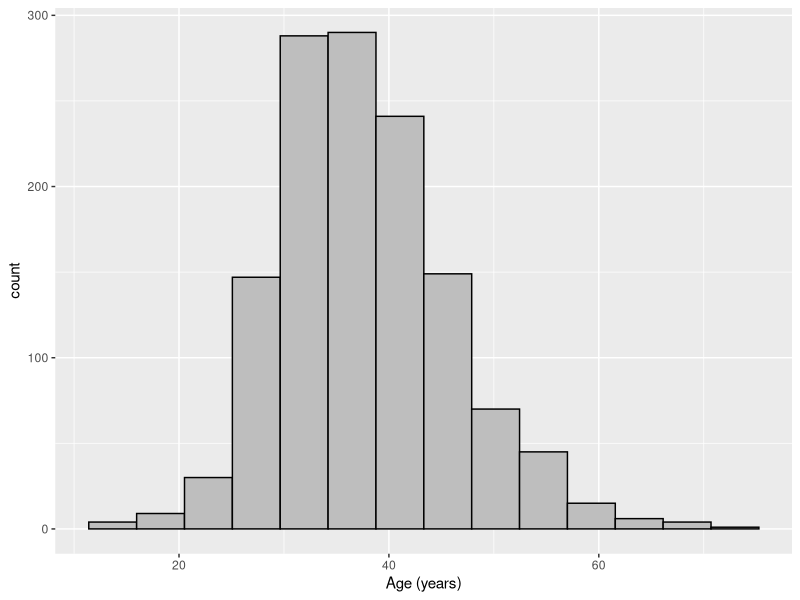
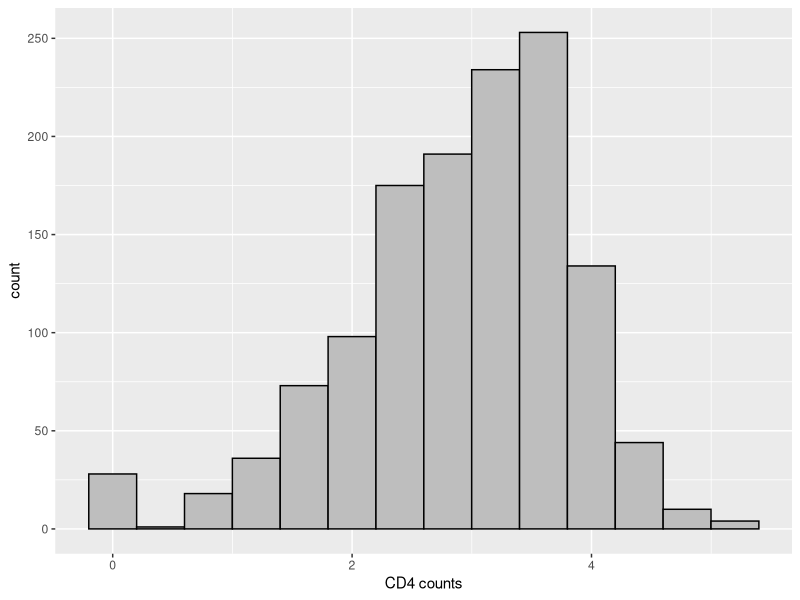
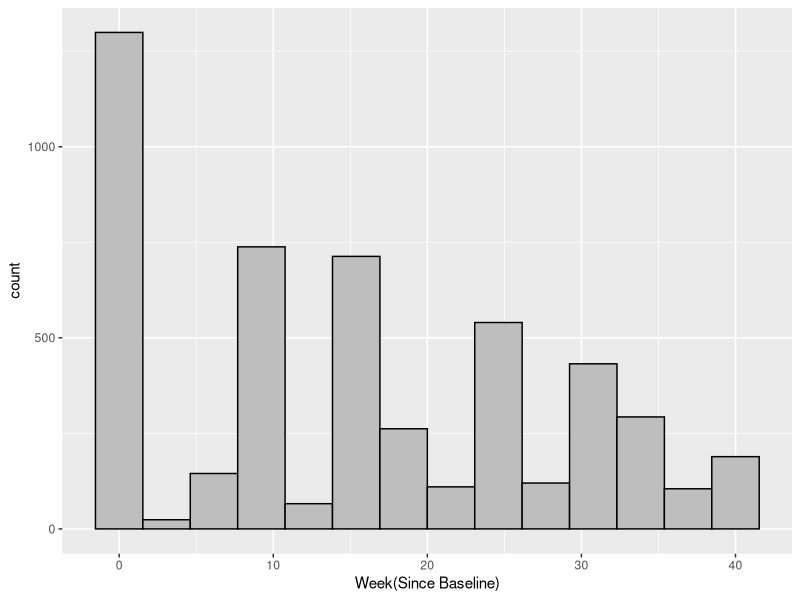
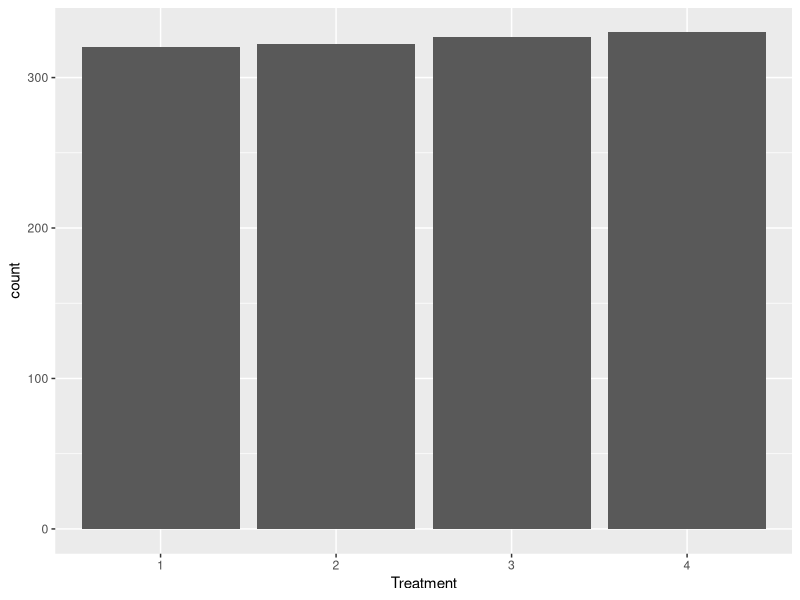
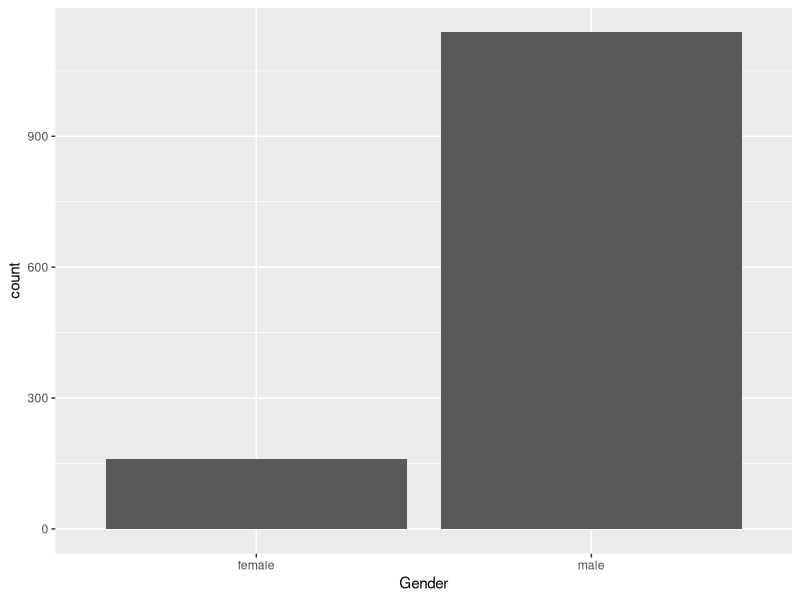
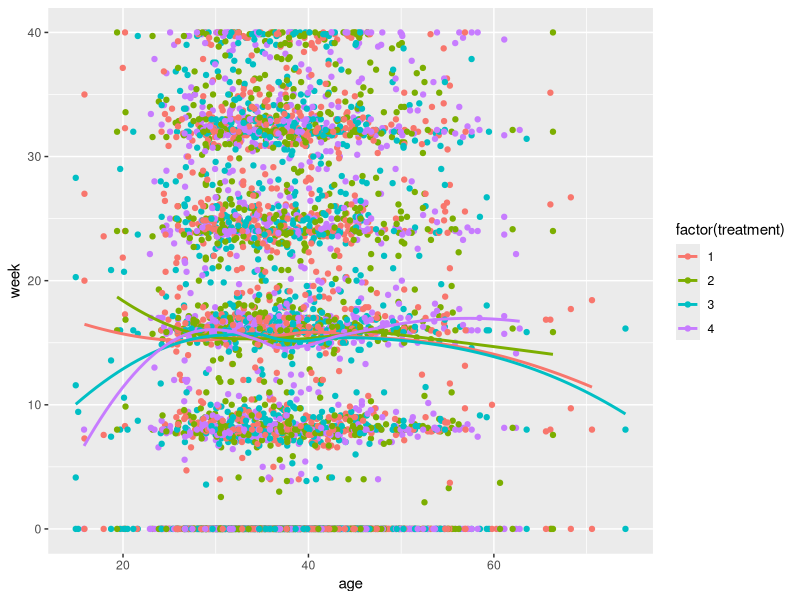
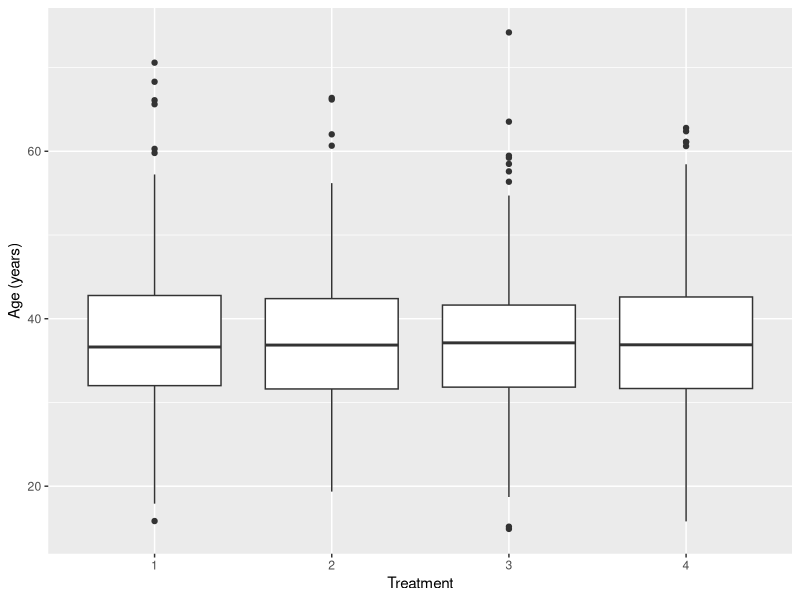
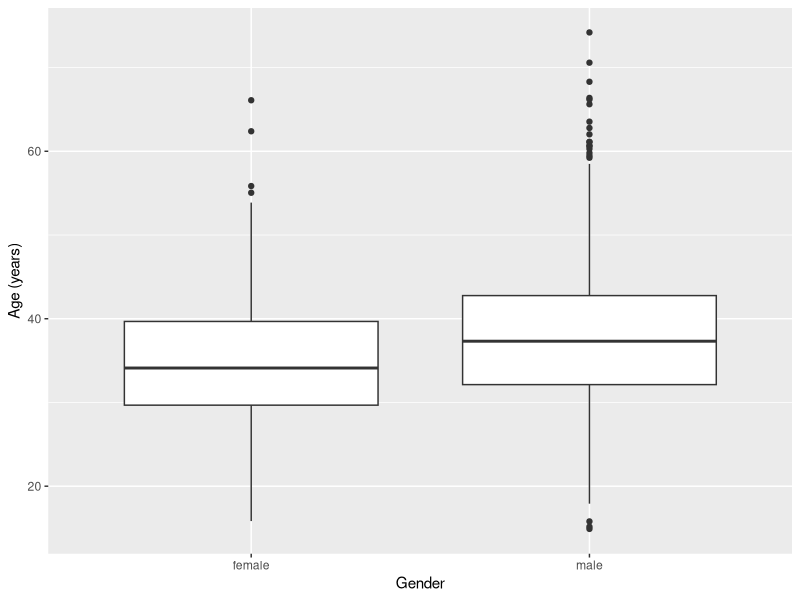

Here is the R script that generated these plots, in order: (Note: a time limit stopped this script after it produced the figures.)
## ---- chunk 1
knitr::opts_chunk$set(echo = TRUE)
## ---- chunk 2
library(tidyverse)
library(ggplot2)
library(GGally)
library(nlme)
library(mgcv)
aids <- read.csv("aids.csv")
aids <- aids %>%
  mutate(treatment = as.factor(treatment), 
         gender = as.factor(gender))
## ---- chunk 3
#Create subset of aids dataset with only baseline
new_aids <- subset(aids, week == 0.0000, 
                  select=c(id:log_cd4 ))
# 1. Number of subjects and covariates available in the dataset --------
aids %>%
  count(id) %>%
  pull(n) %>%
  summary()

aids %>%
  count(id) %>%
  count(n)

n_distinct(aids$id)
#- 1309 subjects.

#- 4 covariates: treatment, week, age, gender
## ---- chunk 4
#2. Univariate summaries (numerical and graphical) of each covariate --------
summary(new_aids)
summary(aids)

#Age
new_aids %>% 
  ggplot(aes(x = age)) +
  geom_histogram(bins = 14, color = "black", fill = "gray") +
  labs(x = "Age (years)")
#log_cd4
new_aids %>% 
  ggplot(aes(x = log_cd4)) +
  geom_histogram(bins = 14, color = "black", fill = "gray") +
  labs(x = "CD4 counts")
#Week
aids %>% 
  ggplot(aes(x = week)) +
  geom_histogram(bins = 14, color = "black", fill = "gray") +
  labs(x = "Week(Since Baseline)")
#Treatment
new_aids %>% 
  ggplot(aes(x = factor(treatment))) +
  geom_bar() +
  labs(x = "Treatment")
#Gender
new_aids %>% 
  ggplot(aes(x = factor(gender))) +
  geom_bar() +
  labs(x = "Gender")
## ---- chunk 5
#3.Bivariate summaries (numerical and graphical) of variables in the dataset.----
#Week Vs. Age  
aids %>% 
  ggplot(aes(x = age, y = week, color = factor(treatment))) +
  geom_point() +
  geom_smooth(formula = 'y ~ x', method = "loess", se = FALSE)
  labs(x = "Age (years)", y = "Week")
#Treatment Vs. Age
new_aids %>% 
  ggplot(aes(x = factor(treatment), y = age)) +
  geom_boxplot() +
  geom_smooth(method = "lm", se = FALSE) +
  labs(x = "Treatment", y = "Age (years)")
#Gender Vs. Age
new_aids %>% 
  ggplot(aes(x = factor(gender), y = age)) +
  geom_boxplot() +
  labs(x = "Gender", y = "Age (years)")
#Treatment Vs. Gender
new_aids %>% 
  ggplot(aes(x = factor(treatment), fill = factor(gender))) +
  geom_bar(position = "dodge2") +
  labs(x = "Treatment", fill = "Gender")
#Treatment vs. Week
aids %>% 
  ggplot(aes(x = factor(treatment), y = week)) +
  geom_boxplot() +
  geom_smooth(method = "lm", se = FALSE) +
  labs(x = "Treatment", y = "Week (Since Baseline)")
#gender Vs. Week
aids %>% 
  ggplot(aes(x = factor(gender), y = week)) +
  geom_boxplot() +
  labs(x = "Gender", y = "Week(Since Baseline)")

log_cd4_female <- subset(new_aids, gender == "female", 
                  select=c(id:log_cd4 )) 
log_cd4_male<- subset(new_aids, gender == "male", 
                  select=c(id:log_cd4 )) 
mean(log_cd4_female$log_cd4)
mean(log_cd4_male$log_cd4)
treatment1<- subset(new_aids, treatment == 1, 
                  select=c(id:log_cd4 )) 
treatment2<- subset(new_aids, treatment == 2, 
                  select=c(id:log_cd4 )) 
treatment3<- subset(new_aids, treatment == 3, 
                  select=c(id:log_cd4 )) 
treatment4<- subset(new_aids, treatment == 4, 
                  select=c(id:log_cd4 )) 
mean(treatment1$log_cd4)
mean(treatment2$log_cd4)
mean(treatment3$log_cd4)
mean(treatment4$log_cd4)
## ---- chunk 6
#4. Overall trends of the response variable relative to other variables  --------
#Change in age on change in CD4 based on gender
new_aids %>% 
  ggplot(aes(x = age, y = log_cd4, color = factor(gender))) +
  geom_point() +
  geom_vline(xintercept = 0, linetype = "dashed") +
  geom_point(shape = 1) +
  geom_smooth(formula = 'y ~ x', method = "loess", se = FALSE) +
  coord_cartesian(ylim = c(2, 3.3))+
  labs(x = "Age (years)", y = "log_cd4 Counts", color = "gender")

#Change in age on change in CD4 based on treatment
new_aids %>% 
  ggplot(aes(x = age, y = log_cd4, color = factor(treatment))) +
  geom_point() +
  geom_vline(xintercept = 0, linetype = "dashed") +
  geom_point(shape = 1) +
  geom_smooth(formula = 'y ~ x', method = "loess", se = FALSE) +
  coord_cartesian(ylim = c(2, 3.3))+
  labs(x = "Age (years)", y = "log_cd4 Counts", color = "Treatment")

aids %>% 
  ggplot(aes(x = week, y = log_cd4, color = factor(treatment))) +
  geom_point() +
  geom_vline(xintercept = 0, linetype = "dashed") +
  geom_point(shape = 1) +
  geom_smooth(formula = 'y ~ x', method = "loess", se = FALSE) +
  coord_cartesian(ylim = c(2, 3.3))+
  labs(x = "Week(Since Baseline)", y = "log_cd4 Counts", color = "Treatment")
aids %>% 
  ggplot(aes(x = week, y = log_cd4, color = factor(gender))) +
  geom_point() +
  geom_vline(xintercept = 0, linetype = "dashed") +
  geom_point(shape = 1) +
  geom_smooth(formula = 'y ~ x', method = "loess", se = FALSE) +
  coord_cartesian(ylim = c(2, 3.3))+
  labs(x = "Week(Since Baseline)", y = "log_cd4 Counts", color = "Gender")
## ---- chunk 7
#5.Any imbalance in the dataset. ------------------------------------

aids_male <- aids %>% 
  filter(gender == "male")
n_distinct(aids_male$id)
## ---- chunk 8
#6. Any outlier in the dataset. -----------------------------------------

new_aids %>% 
  ggplot(aes(y = age)) +
  geom_boxplot()

new_aids %>% 
  ggplot(aes(y = log_cd4)) +
  geom_boxplot()
## ---- chunk 9
aids %>% 
  ggplot(aes(week, log_cd4, color = treatment)) +
  geom_vline(xintercept = 0, linetype = "dashed") +
  geom_point(shape = 1) +
  geom_smooth(formula = 'y ~ x', method = "loess", se = FALSE) +
  coord_cartesian(ylim = c(2, 3.3))
## ---- chunk 10
aids %>% 
  ggplot(aes(week, log_cd4, color = gender)) +
  geom_vline(xintercept = 0, linetype = "dashed") +
  geom_point(shape = 1) +
  geom_smooth(formula = 'y ~ x', method = "loess", se = FALSE) +
  coord_cartesian(ylim = c(2.1, 3.3))
## ---- chunk 11
model1 <- lme(log_cd4 ~ week + I(week^2) + I(week^3) + treatment:week + I(week^2):treatment + 
                treatment:I(week^3) + gender + gender:week + I(week^2):gender + I(week^3):gender +
                age + I(age^2) + age:gender + age:treatment,
              data = aids,
              random = ~ week | id,
              method = "ML")

#drop "gender"
model2 <- lme(log_cd4 ~ week + I(week^2) + I(week^3) + treatment:week + I(week^2):treatment + 
                treatment:I(week^3) + gender:week + I(week^2):gender + I(week^3):gender +
                age + I(age^2) + age:gender + age:treatment,
              data = aids,
              random = ~ week | id,
              method = "ML")

#drop "age^2"
model3 <- lme(log_cd4 ~ week + I(week^2) + I(week^3) + treatment:week + I(week^2):treatment + 
                treatment:I(week^3) + gender:week + I(week^2):gender + I(week^3):gender +
                age + age:gender + age:treatment,
              data = aids,
              random = ~ week | id,
              method = "ML")

#drop "gender:week"
model4 <- lme(log_cd4 ~ week + I(week^2) + I(week^3) + treatment:week + I(week^2):treatment + 
                treatment:I(week^3) + I(week^2):gender + I(week^3):gender + age + age:gender + age:treatment,
              data = aids,
              random = ~ week | id,
              method = "ML")

#drop "week^3:gender"
model5 <- lme(log_cd4 ~ week + I(week^2) + I(week^3) + treatment:week + I(week^2):treatment + 
                treatment:I(week^3) + I(week^2):gender + age + age:gender + age:treatment,
              data = aids,
              random = ~ week | id,
              method = "ML")

#drop "age:gender"
model6 <- lme(log_cd4 ~ week + I(week^2) + I(week^3) + treatment:week + I(week^2):treatment + 
                treatment:I(week^3) + I(week^2):gender + age + age:treatment,
              data = aids,
              random = ~ week | id,
              method = "ML")

#drop "age:treatment"
model7 <- lme(log_cd4 ~ week + I(week^2) + I(week^3) + treatment:week + I(week^2):treatment + 
                treatment:I(week^3) + I(week^2):gender + age,
              data = aids,
              random = ~ week | id,
              method = "ML")

#drop "gender:week^2"
model8 <- lme(log_cd4 ~ week + I(week^2) + I(week^3) + treatment:week + I(week^2):treatment + 
                treatment:I(week^3) + age,
              data = aids,
              random = ~ week | id,
              method = "ML")
## ---- chunk 12
model8_REML <- lme(log_cd4 ~ week + I(week^2) + I(week^3) + treatment:week + I(week^2):treatment + 
                     treatment:I(week^3) + age,
                   data = aids,
                   random = ~ week | id,
                   method = "REML")

model8_2_REML <- lme(log_cd4 ~ week + I(week^2) + I(week^3) + treatment:week + I(week^2):treatment + 
                       treatment:I(week^3) + age,
                     data = aids,
                     random = ~ I(week^2) | id,
                     method = "REML")

model8_3_REML <- lme(log_cd4 ~ week + I(week^2) + I(week^3) + treatment:week + I(week^2):treatment + 
                       treatment:I(week^3) + age,
                     data = aids,
                     random = ~ week + I(week^2) | id,
                     method = "REML")

model8_4_REML <- lme(log_cd4 ~ week + I(week^2) + I(week^3) + treatment:week + I(week^2):treatment + 
                       treatment:I(week^3) + age,
                     data = aids,
                     random = ~ week + I(week^3) | id,
                     method = "REML")

model8_5_REML <- lme(log_cd4 ~ week + I(week^2) + I(week^3) + treatment:week + I(week^2):treatment + 
                       treatment:I(week^3) + age,
                     data = aids,
                     random = ~ I(week^2) + I(week^3) | id,
                     method = "REML")
## ---- chunk 13
model_final <- lme(log_cd4 ~ week + I(week^2) + I(week^3) + treatment:week + I(week^2):treatment + 
               treatment:I(week^3) + age,
             data = aids,
             random = ~ week + I(week^2) | id,
             method = "REML")
## ---- chunk 14
L <- matrix(
  c(0, 0, 0, 0, 0, 1, 0, 0, 0, 0, 0, 0, 0, 0,
    0, 0, 0, 0, 0, 0, 1, 0, 0, 0, 0, 0, 0, 0,
    0, 0, 0, 0, 0, 0, 0, 1, 0, 0, 0, 0, 0, 0,
    0, 0, 0, 0, 0, 0, 0, 0, 1, 0, 0, 0, 0, 0,
    0, 0, 0, 0, 0, 0, 0, 0, 0, 1, 0, 0, 0, 0,
    0, 0, 0, 0, 0, 0, 0, 0, 0, 0, 1, 0, 0, 0,
    0, 0, 0, 0, 0, 0, 0, 0, 0, 0, 0, 1, 0, 0,
    0, 0, 0, 0, 0, 0, 0, 0, 0, 0, 0, 0, 1, 0,
    0, 0, 0, 0, 0, 0, 0, 0, 0, 0, 0, 0, 0, 1
    ), 
  nrow = 9, 
  ncol = 14, 
  byrow = TRUE
)
beta_hat <- model_final$coefficients$fixed
cov_beta_hat <- vcov(model_final)
Wald_statistic <- t(L %*% beta_hat) %*% solve(L %*% cov_beta_hat %*% t(L)) %*% (L %*% beta_hat)
Wald_statistic
pchisq(Wald_statistic, df = nrow(L), lower.tail = FALSE)
## ---- chunk 15
#r_i = Y_i - X_i beta_hat(population residual)
res_population <- residuals(model_final, type = "response", level= 0)

#transformed residuals
Sigma_i_hat <- extract.lme.cov(model_final, aids)
L_i <- t(chol(Sigma_i_hat)) #block matrix of lower triangular Cholesky factors
res_transformed <- solve(L_i)%*% res_population
## ---- chunk 16
# histogram of transformed residuals---------------------------------------------------------------
tibble(r_star = res_transformed)%>%
  ggplot(aes(x= r_star))+
  geom_histogram(aes(y= stat(density)), bins = 14, color = "black", fill = "gray")+
  geom_function(fun = dnorm, color = "blue")
labs(x= "Transformed Residual", y= "Density")
## ---- chunk 17
# Mahalanobis Distance(d_i) ----------------------------------------------------

mahalanobis_data <- tibble(id = aids$id, r_star = res_transformed)%>% 
  group_by(id)%>%
  nest()
mahalanobis_data<- mahalanobis_data %>%  
  mutate(df = map_dbl(data, ~nrow(.x)))

mahalanobis_distance <- function(x){
  x<- as.matrix(x)
  t(x) %*% x
}  
mahalanobis_data <- mahalanobis_data %>%
  mutate(d= map_dbl(data, ~mahalanobis_distance(.x)))

mahalanobis_data <- mahalanobis_data %>%
  mutate(p_value = pchisq(d, df, lower.tail = FALSE))

mahalanobis_data%>%
  arrange(p_value)
## ---- chunk 18
#QQ Plot
tibble(r_star = res_transformed) %>% 
  ggplot(aes(sample = r_star)) + 
  geom_qq_line(color = "blue") +
  geom_qq(shape = 1) + 
  labs(x = "Quantiles of Standard Normal", y= "Quantiles of Transformed Residuals")
#assumption of normality is justifiable
## ---- chunk 19
# Scatter Plots (Transformed Residual vs. Predicted Value) -----------------------------------------------------------

mu_hat <- fitted(model_final, level = 0)
mu_hat_transformed <- solve(L_i) %*% mu_hat

tibble(x = mu_hat_transformed, y = res_transformed) %>% 
  ggplot(aes(x= x, y= y)) +
  geom_hline(yintercept = 0, linetype = "dashed") + 
  geom_point(shape = 1)+ 
  geom_smooth(method = "loess", se = FALSE) + 
  labs(x = "Transformed Predicted", y = "Transformed Residuals")
#The model for the mean is correctlt specified
## ---- chunk 20
# Absolute Transformed Residuals -----------------------------------------

abs_res_transformed <- abs(res_transformed)
tibble(x = mu_hat_transformed, y = abs_res_transformed) %>% 
  ggplot(aes(x= x, y= y)) +
  geom_hline(yintercept = 0.8, linetype = "dashed") + 
  geom_point(shape = 1)+ 
  geom_smooth(method = "loess", se = FALSE) + 
  labs(x = "Transformed Predicted", y = "Absolute Transformed Residuals")
## ---- chunk 21
# Semi_Variogram  ---------------------------------------------------------

Variogram(model_final, 
          data = aids,
          form = ~ I(week^2) + week|id, 
          resType = "normalized") %>% 
  as_tibble() %>% 
  ggplot(aes(x = dist, y= variog)) + 
  geom_hline(yintercept = 1, linetype = "dashed") +
  geom_point(shape = 1)+
  geom_smooth(method = "loess", se = FALSE, span = 0.2)
## ---- chunk 22
aids <- aids %>% 
  mutate(week = scale(week))
## ---- chunk 23
model_glme <- glmer(cd4_count ~ week + I(week^2) + I(week^3)+ treatment:week + I(week^2):treatment 
                       + I(week^3):treatment+ age + (1 + week + I(week^2)| id),
                    data = aids,
                    family = poisson(),
                    control = glmerControl(tol = 1e-12),
                    nAGQ = 0, 
                    na.action = na.omit)

summary(model_glme)
## ---- chunk 24
L2 <- matrix(
  c(0, 0, 0, 0, 0, 1, 0, 0, 0, 0, 0, 0, 0, 0,
    0, 0, 0, 0, 0, 0, 1, 0, 0, 0, 0, 0, 0, 0,
    0, 0, 0, 0, 0, 0, 0, 1, 0, 0, 0, 0, 0, 0,
    0, 0, 0, 0, 0, 0, 0, 0, 1, 0, 0, 0, 0, 0,
    0, 0, 0, 0, 0, 0, 0, 0, 0, 1, 0, 0, 0, 0,
    0, 0, 0, 0, 0, 0, 0, 0, 0, 0, 1, 0, 0, 0,
    0, 0, 0, 0, 0, 0, 0, 0, 0, 0, 0, 1, 0, 0,
    0, 0, 0, 0, 0, 0, 0, 0, 0, 0, 0, 0, 1, 0,
    0, 0, 0, 0, 0, 0, 0, 0, 0, 0, 0, 0, 0, 1
    ), 
  nrow = 9, 
  ncol = 14, 
  byrow = TRUE
)
beta_hat2 <- summary(model_glme)$coefficients[, 1]
cov_beta_hat2 <- vcov(model_glme) %>% as.matrix()
Wald_statistic2 <- t(L2 %*% beta_hat2) %*% solve(L2 %*% cov_beta_hat2 %*% t(L2)) %*% (L2 %*% beta_hat2)
Wald_statistic2
pchisq(Wald_statistic2, df = nrow(L2), lower.tail = FALSE)
